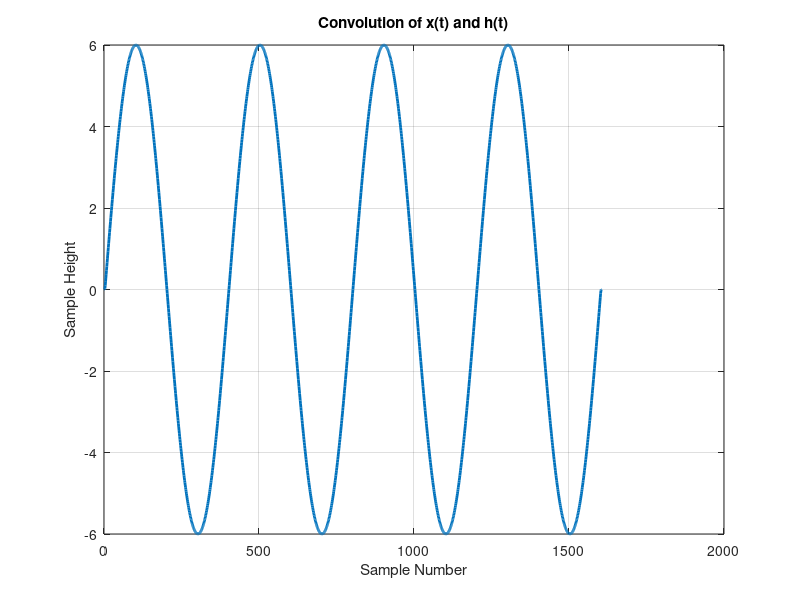

Here is the MATLAB script that generated this plot:
t=-4:0.005:4;
x = sin(pi*t);
h = [0 2 2 2 0];
plot(conv(x, h), 'linewidth', 2);
grid on;
title('Convolution of x(t) and h(t)');
xlabel('Sample Number');
ylabel('Sample Height');
